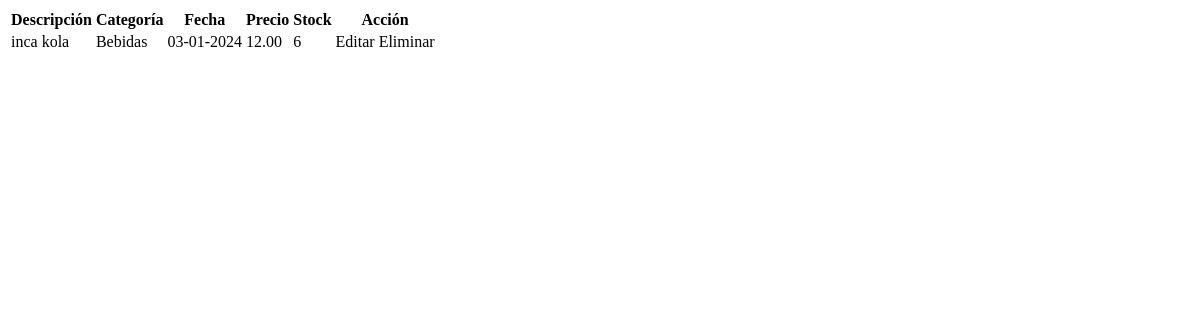
Before: /read with the older database file.
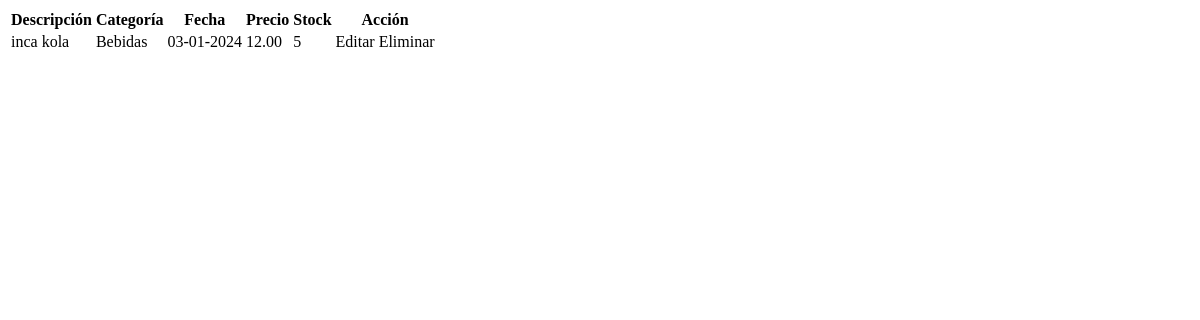
After: the same page with the newer database file.
### app/models.py (models this page shows)
class Producto(models.Model):
    producto=models.CharField(max_length=100)
    fecha=models.DateField()
    categoria=models.CharField(max_length=1)
    precio=models.DecimalField(max_digits=6,decimal_places=2)
    stock=models.IntegerField()

### app/views.py (the view)
# urls.py: path('read',views.read,name='read'),
def read(request):
    productos=Producto.objects.all()
    for p in productos:
        p.fecha='{:%d-%m-%Y}'.format(p.fecha)
    contexto={'productos':productos}
    return render(request,'app/result.html',contexto)

### app/templates/app/result.html (shortened to what this page needs)
<table class="table table-bordered">
    <thead class="alert-success">
        <tr>
            <th>Descripción</th>
            <th>Categoría</th>
            <th>Fecha</th>
            <th>Precio</th>
            <th>Stock</th>
            <th>Acción</th>
        </tr>
    </thead>
    <tbody>
        {% for el in productos %}
        <tr>
            <td>{{ el.producto }} </td>
            <td>
                {% if el.categoria == '1' %} Bebidas {% endif %}
            </td>
            <td>{{ el.fecha }} </td>
            <td>{{ el.precio }} </td>
            <td>{{ el.stock }} </td>
            <td>
                <center>
                    <a class="btn btn-sm btn-warning edit" name="{{ el.id }}">Editar</a>
                    <a class="btn btn-sm btn-danger delete" name="{{ el.id }}">Eliminar</a>
                </center>
            </td>
        </tr>
        {% endfor %}
    </tbody>
</table>

Changed rows visible on the page:
changed Producto "inca kola": stock "6" → "5"
